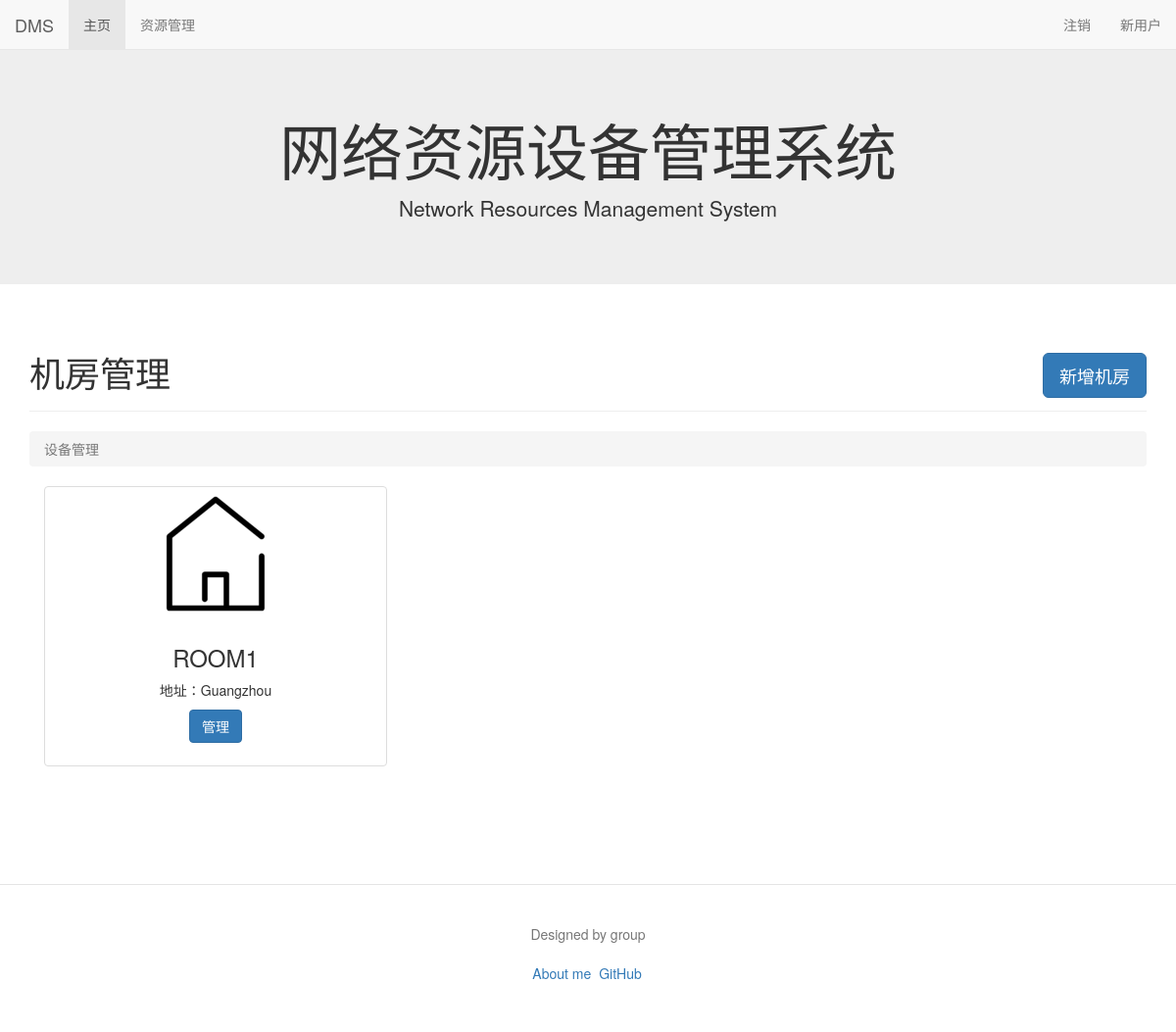
/management/ (signed in), run on an earlier commit of the app's database.
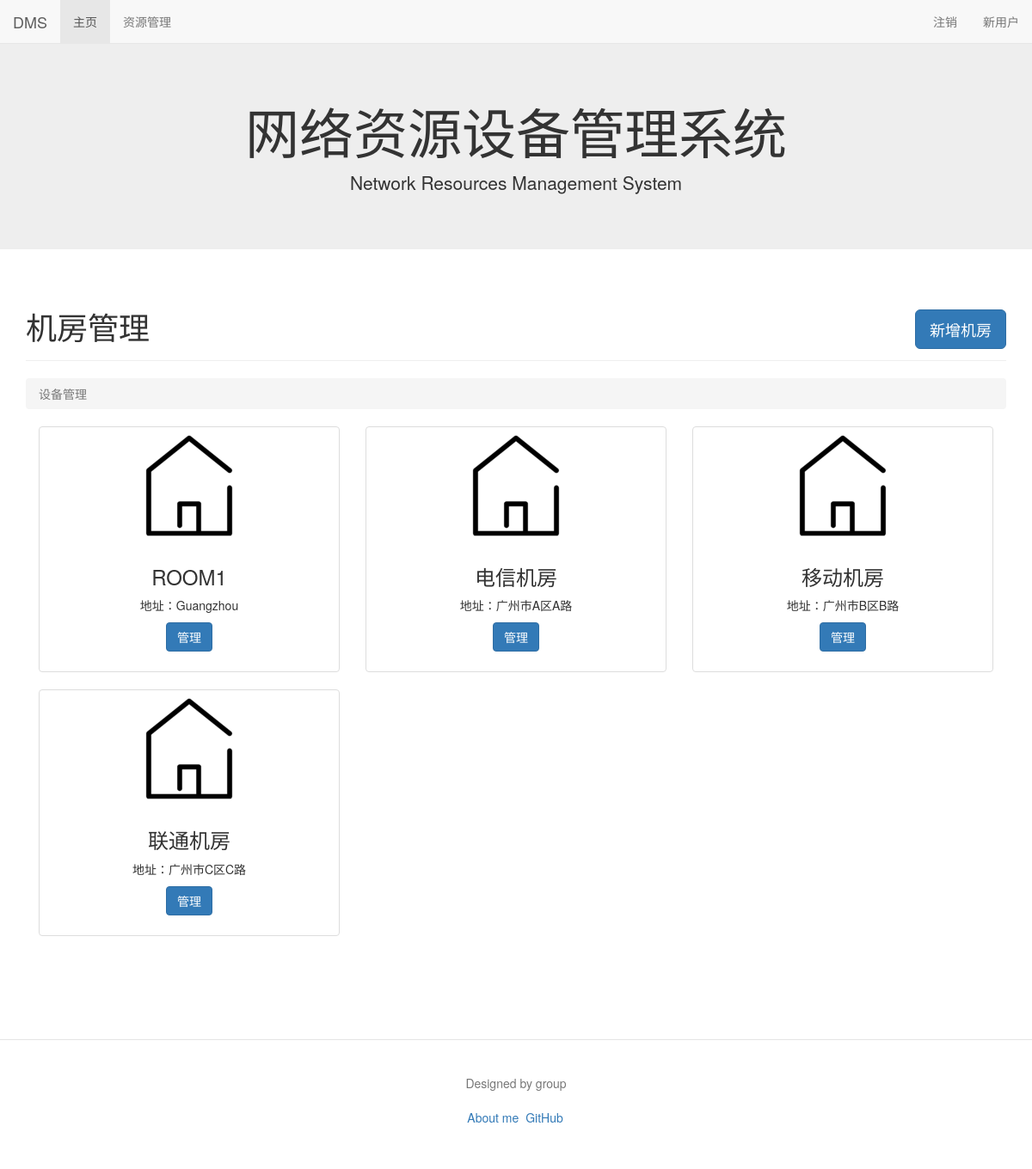
And on a later commit of the database.
### ControlMode/models.py (models this page shows, shortened)
class ComRoom(models.Model):
    Room_name = models.CharField(max_length=100, primary_key=True)
    Room_address = models.CharField(max_length=100)
    IPS = models.CharField(max_length=50)

### ControlMode/views.py (the view)
# urls.py: url(r'^management/$', Control_Views.Management, name='management'),
@login_required(login_url='/login/')
def Management(request):
    log_status = request.user.is_authenticated()
    ComRooms = ComRoom.objects.all()
    _ComRoom = ComRoomForm()
    return render(request, 'Management.html', {'log_status': log_status, 'ComRooms': ComRooms, 'ComRoomForm': _ComRoom})

### templates/Management.html (shortened to what this page needs)
{% extends "base.html" %}
{% load bootstrap3 %}
{% block content %}
    <div class="page-header">
        <h1>机房管理
            <button type="button" class="btn btn-primary btn-lg" data-toggle="modal" data-target="#myModal"
                    style="float: right;">
                新增机房
            </button>
        </h1>
    </div>
    <ol class="breadcrumb">
        <li class="active">设备管理</li>
    </ol>
    {% for ComRoom in ComRooms %}
        <div class="col-sm-6 col-md-4">
            <div class="thumbnail">
                <img src="/static/image/ComRoom.png" alt="{{ ComRoom.Room_name }}">
                <div class="caption">
                    <h3 class="text-center">{{ ComRoom.Room_name }}</h3>
                    <p class="text-center">地址：{{ ComRoom.Room_address }}</p>
                    <p class="text-center"><a href="{% url "cabinet" Room_name=ComRoom.Room_name %}"
                                              class="btn btn-primary" role="button">管理</a></p>
                </div>
            </div>
        </div>
    {% endfor %}
{% endblock %}

### templates/base.html (shortened to what this page needs)
<!doctype html>
<html lang="en">
<head>
    <link href=" /static/css/docs.min.css" rel="stylesheet">
    <link rel="stylesheet" href="http://cdn.bootcss.com/bootstrap/3.3.0/css/bootstrap.min.css">
    <link href="/static/css/style.css" rel="stylesheet">
</head>
<body>
<nav class="navbar navbar-default navbar-fixed-top bs-docs-nav" role="navigation" id="top">
    <div class="container-fluid">
        <div class="navbar-header">
            <a class="navbar-brand" href="javascript:;">DMS</a>
        </div>
        <div class="collapse navbar-collapse" id="bs-example-navbar-collapse-1">
            <ul class="nav navbar-nav">
                <li class="active"><a href="/">主页</a></li>
                <li><a href="/management/">资源管理</a></li>
            </ul>
            <ul class="nav navbar-nav navbar-right">
                {% if not log_status %}
                    <li><a href="/login/">登录</a></li>
                {% else %}
                    <li><a href="/logout/">注销</a></li>
                    <li><a href="/regist/">新用户</a></li>
                {% endif %}
            </ul>
        </div>
    </div>
</nav>
<div class="jumbotron">
    <div class="container">
        <h1 class="text-center">网络资源设备管理系统</h1>
        <p class="text-center">Network Resources Management System</p>
    </div>
</div>
<div class="container bs-docs-container" id="DMSContent">
    <div class="row">
        <div class="container">
            {% block content %}
            {% endblock %}
        </div>
    </div>
</div>
<footer class="bs-docs-footer" role="contentinfo">
    <div class="container">
        <p>Designed by group</p>
        <ul class="bs-docs-footer-links muted">
            <li><a href="#">About me</a></li>
            <li><a href="https://github.com/maho-1996/DatabaseExp">GitHub</a></li>
        </ul>
    </div>
</footer>
</body>
</html>

### static/css/style.css (style rules this page uses)
body { padding-top: 50px; }

What changed in the data, as far as the page shows it:
added ComRoom: Room_name "电信机房", Room_address "广州市A区A路"
added ComRoom: Room_name "移动机房", Room_address "广州市B区B路"
added ComRoom: Room_name "联通机房", Room_address "广州市C区C路"
